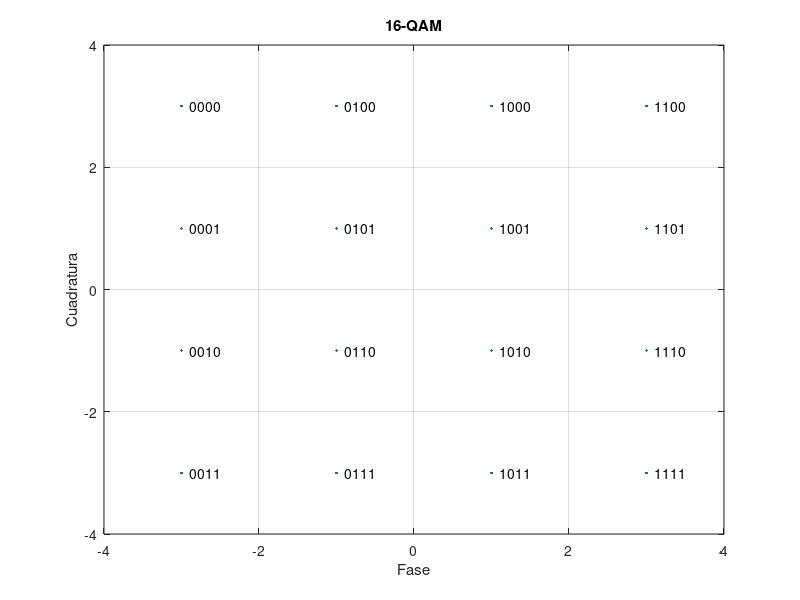
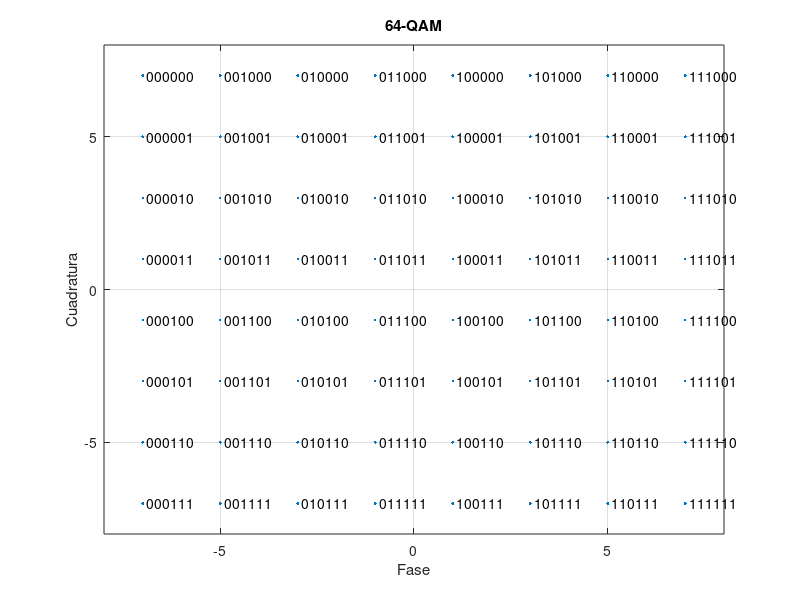

Here is the MATLAB script that generated these plots, in order:
clear all;
close all;
clc;

M = 16;                         % Modulation order
x = (0:15)';                    % Integer input
y1 = qammod(x,M,'bin');        % 16-QAM output
scatterplot(y1);
text(real(y1)+0.1, imag(y1), dec2bin(x));
title('16-QAM');
axis([-4 4 -4 4]);
xlabel('Fase');ylabel('Cuadratura');
grid on;


M = 64;                         % Modulation order
x = (0:M-1)';                    % Integer input
y1 = qammod(x,M,'bin');        % 16-QAM output
scatterplot(y1);
text(real(y1)+0.1, imag(y1), dec2bin(x));
title('64-QAM');
axis([-8 8 -8 8]);
xlabel('Fase');ylabel('Cuadratura');
grid on;


